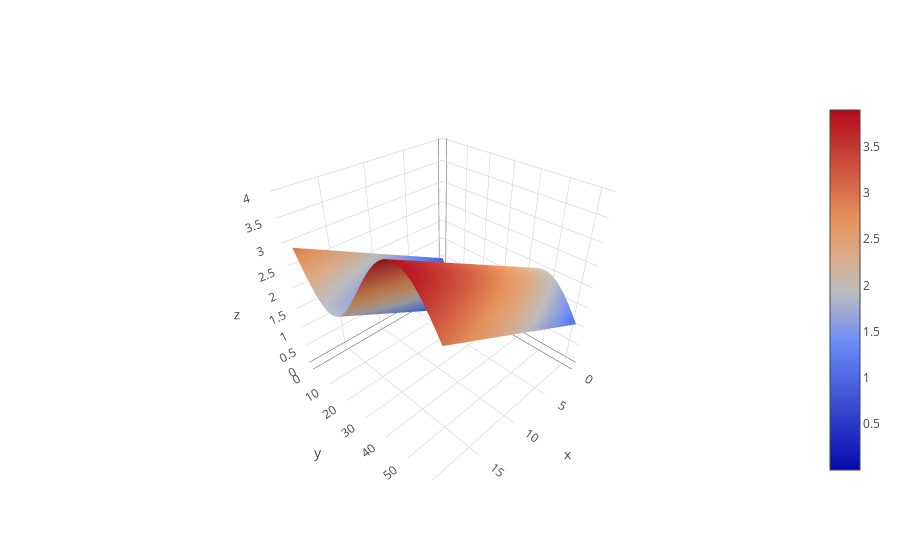

The code cell stored with this chart in its notebook:
### Code cell
import plotly.offline as py
import plotly.figure_factory as ff
import plotly.graph_objs as go
py.init_notebook_mode(connected=True)


f=lambda x,y: x+np.sin(y)+1
inc=.1
a,b=0,2
c,d=-np.pi,np.pi
altura=4
x=np.arange(a,b,inc)
y=np.arange(c,d,inc)
X,Y=np.meshgrid(x,y)
Z=f(X,Y)


data=[go.Surface(z=Z)]
py.iplot(data)

### Figure 1 — Plotly figure (JSON) as saved in the notebook; plotly's stock layout.template omitted (floating-point values rounded to 4 significant figures; data arrays with more than 128 entries replaced by an {"elided": "..."} marker saying what was removed)
{"data": [{"type": "surface", "z": {"elided": "63x20 float values"}}], "layout": {}}
